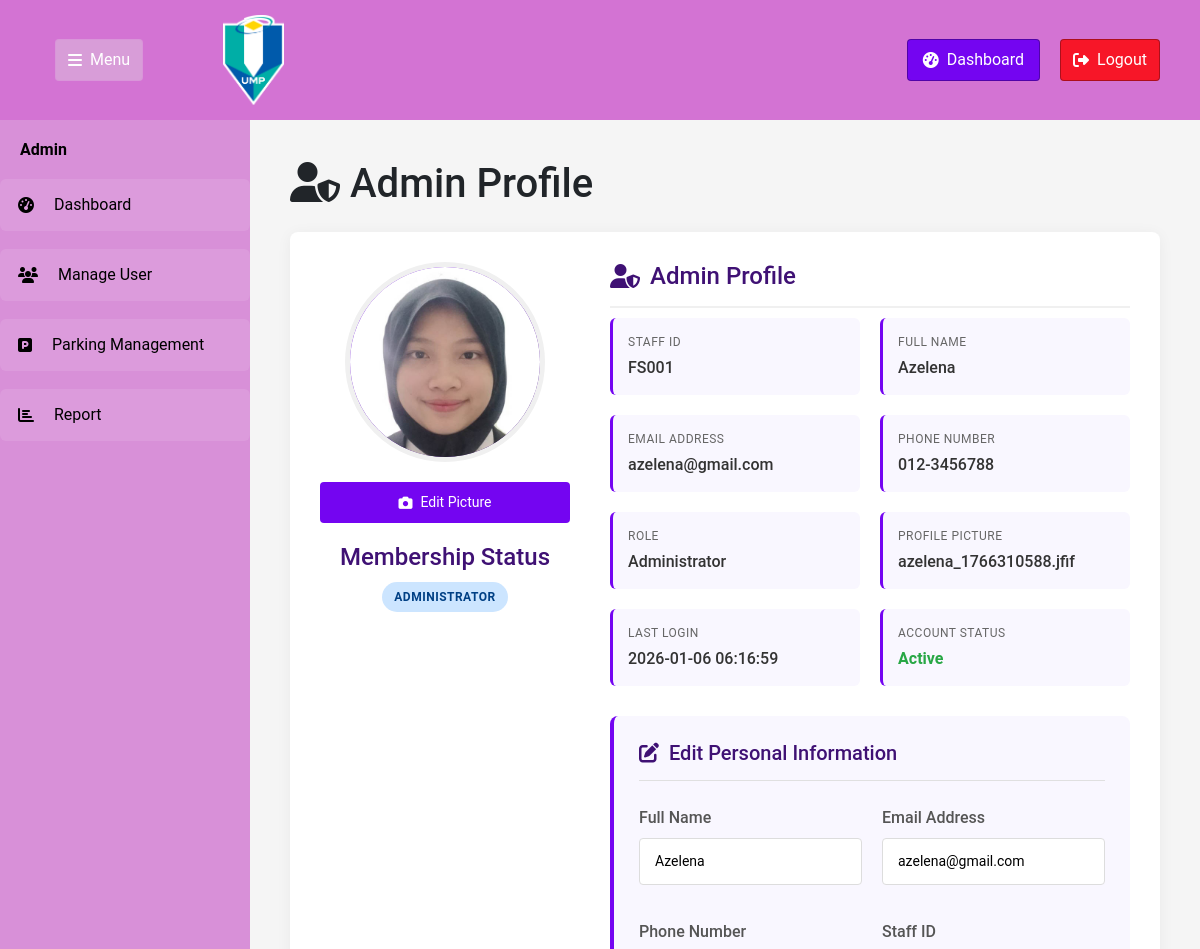
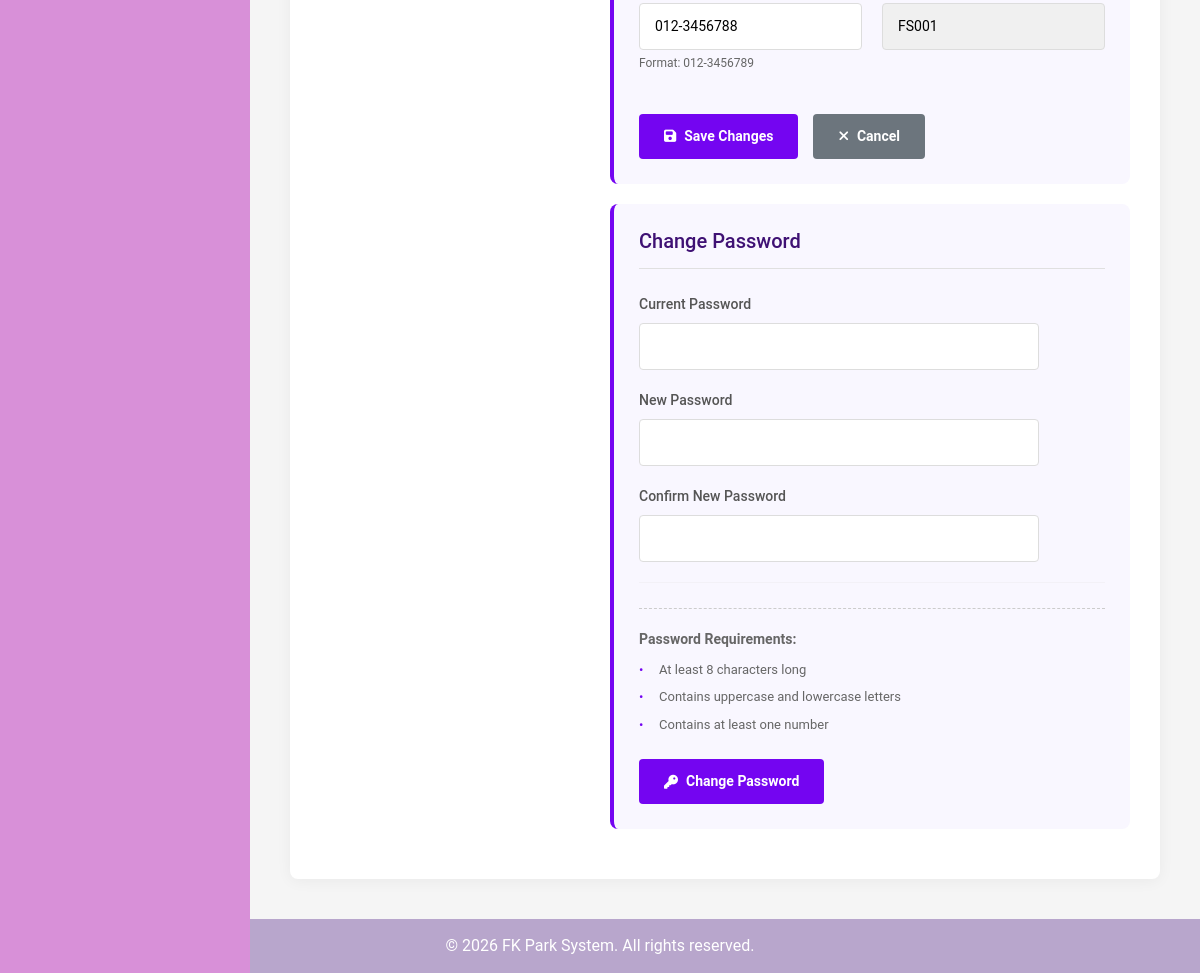
The app's page /AdminProfile.php (signed in) with its own data (2 pictures, top to bottom).
### tables this page shows
CREATE TABLE `staff` (
  `StaffID` varchar(10) NOT NULL,
  `StaffName` varchar(100) DEFAULT NULL,
  `StaffContact` varchar(20) DEFAULT NULL,
  `StaffEmail` varchar(100) DEFAULT NULL,
  `StaffPic` varchar(100) DEFAULT NULL,
  `StaffPassword` varchar(100) DEFAULT NULL,
  `Roles` varchar(50) DEFAULT NULL
);

### AdminProfile.php (the view, shortened to what this page needs)
<?php
$conn = new mysqli("localhost", "root", "", "FKParkSystem", 3307);
$staff_id = $_SESSION['user_id'];
$query = "SELECT * FROM staff WHERE staffID = ?";
$stmt = $conn->prepare($query);
$stmt->bind_param("s", $staff_id);
$stmt->execute();
$result = $stmt->get_result();
$staff = $result->fetch_assoc();
?>
<!DOCTYPE html>
<html lang="en">
<head>
    <link href="https://cdn.jsdelivr.net/npm/bootstrap@5.1.3/dist/css/bootstrap.min.css" rel="stylesheet">
    <link rel="stylesheet" href="https://cdnjs.cloudflare.com/ajax/libs/font-awesome/6.4.0/css/all.min.css">
</head>
<body>
    <header class="header">
        <div class="header-left">
            <button class="togglebutton" id="sidebarToggle">
                <i class="fas fa-bars"></i>Menu
            </button>
            <div class="logo">
                <img src="UMPLogo.png" alt="UMPLogo">
            </div>
        </div>
        <div class="header-right">
            <a href="AdminDashboard.php" class="profile">
                <i class="fas fa-tachometer-alt"></i> Dashboard
            </a>
            <a href="logout.php" class="logoutbutton" onclick="return confirm('Are you sure you want to log out?');">
                <i class="fas fa-sign-out-alt"></i> Logout
            </a>
        </div>
    </header>
    <nav class="sidebar" id="sidebar">
        <h1 class="sidebartitle"><strong>Admin</strong></h1>
        <ul class="menu">
            <li>
                <a href="AdminDashboard.php" class="menutext">
                    <i class="fas fa-tachometer-alt"></i> Dashboard
                </a>
            </li>
            <li>
                <a href="ManageUser.php" class="menutext">
                    <i class="fas fa-users"></i> Manage User
                </a>
            </li>
            <li>
                <a href="ParkingManagement.php" class="menutext">
                    <i class="fas fa-parking"></i> Parking Management
                </a>
            </li>
            <li>
                <a href="Report.php" class="menutext">
                    <i class="fas fa-chart-bar"></i> Report
                </a>
            </li>
        </ul>
    </nav>
    <div class="container main-container" id="mainContainer">
        <h1 class="mb-4"><i class="fas fa-user-shield"></i> Admin Profile</h1>
        <div class="profile-container">
            <div class="profile-left">
                <div class="profile-picture" id="profileAvatar">
                    <?php
                    if (!empty($staff['StaffPic'])) {
                        $image_path = 'uploads/profile_pictures/' . $staff['StaffPic'];
                        if (file_exists($image_path)) {
                            echo '<img src="' . $image_path . '" alt="Profile Picture">';
                        }
                    }
                    ?>
                </div>
                <form method="POST" action="" enctype="multipart/form-data" class="edit-picture-form">
                    <button type="button" class="edit-picture-btn" onclick="document.getElementById('profile_picture').click()">
                        <i class="fas fa-camera"></i> Edit Picture
                    </button>
                </form>
                <div style="margin-top: 20px;">
                    <h4 style="color: #3f1174ff; margin-bottom: 10px;">Membership Status</h4>
                    <?php
                    $role = $staff['Roles'] ?? 'Administrator';
                    if ($role === 'Administrator') {
                        echo '<span class="status-badge status-admin">Administrator</span>';
                    } elseif ($role === 'SecurityStaff') {
                        echo '<span class="status-badge status-security">Security Staff</span>';
                    } else {
                        echo '<span class="status-badge status-active">Active</span>';
                    }
                    ?>
                </div>
            </div>
            <div class="profile-right">
                <h2 class="profile-title">
                    <i class="fas fa-user-shield"></i> Admin Profile
                </h2>
                <div class="profile-info-grid">
                    <div class="info-item">
                        <div class="info-label">Staff ID</div>
                        <div class="info-value"><?php echo htmlspecialchars($staff['StaffID'] ?? 'N/A'); ?></div>
                    </div>
                    <div class="info-item">
                        <div class="info-label">Full Name</div>
                        <div class="info-value"><?php echo htmlspecialchars($staff['StaffName'] ?? 'N/A'); ?></div>
                    </div>
                    <div class="info-item">
                        <div class="info-label">Email Address</div>
                        <div class="info-value"><?php echo htmlspecialchars($staff['StaffEmail'] ?? 'N/A'); ?></div>
                    </div>
                    <div class="info-item">
                        <div class="info-label">Phone Number</div>
                        <div class="info-value"><?php echo htmlspecialchars($staff['StaffContact'] ?? 'N/A'); ?></div>
                    </div>
                    <div class="info-item">
                        <div class="info-label">Role</div>
                        <div class="info-value"><?php echo htmlspecialchars($staff['Roles'] ?? 'Administrator'); ?></div>
                    </div>
                    <div class="info-item">
                        <div class="info-label">Profile Picture</div>
                        <div class="info-value"><?php echo !empty($staff['StaffPic']) ? htmlspecialchars($staff['StaffPic']) : 'Not set'; ?></div>
                    </div>
                    <div class="info-item">
                        <div class="info-label">Last Login</div>
                        <div class="info-value"><?php echo date('Y-m-d H:i:s'); ?></div>
                    </div>
                    <div class="info-item">
                        <div class="info-label">Account Status</div>
                        <div class="info-value" style="color: #28a745; font-weight: bold;">Active</div>
                    </div>
                </div>
                <form method="POST" action="">
                    <div class="form-section">
                        <h4 class="form-section-title">
                            <i class="fas fa-edit"></i> Edit Personal Information
                        </h4>
                        <div class="form-row">
                            <div class="form-group">
                                <label for="full_name">Full Name</label>
                                <input type="text" id="full_name" name="full_name"
                                       value="<?php echo htmlspecialchars($staff['StaffName'] ?? ''); ?>"
                                       required>
                            </div>
                            <div class="form-group">
                                <label for="email">Email Address</label>
                                <input type="email" id="email" name="email"
                                       value="<?php echo htmlspecialchars($staff['StaffEmail'] ?? ''); ?>"
                                       required>
                            </div>
                        </div>
                        <div class="form-row">
                            <div class="form-group">
                                <label for="phone">Phone Number</label>
                                <input type="tel" id="phone" name="phone"
                                       value="<?php echo htmlspecialchars($staff['StaffContact'] ?? ''); ?>"
                                       pattern="[0-9]{3}-[0-9]{7,8}"
                                       placeholder="012-3456789">
                                <small style="color: #666; font-size: 12px;">Format: 012-3456789</small>
                            </div>
                            <div class="form-group">
                                <label for="staff_id">Staff ID</label>
                                <input type="text" id="staff_id" name="staff_id"
                                       value="<?php echo htmlspecialchars($staff['StaffID'] ?? ''); ?>"
                                       readonly style="background-color: #f0f0f0;">
                            </div>
                        </div>
                        <div class="form-actions">
                            <button type="submit" name="update_profile" class="btn btn-primary">
                                <i class="fas fa-save"></i> Save Changes
                            </button>
                            <button type="reset" class="btn btn-secondary">
                                <i class="fas fa-times"></i> Cancel
                            </button>
                        </div>
                    </div>
                </form>
                <form method="POST" action="" onsubmit="return validatePassword()" class="password-form">
                    <h3 class="password-title">Change Password</h3>
                    <div class="password-form-group">
                        <label class="password-label" for="current_password">Current Password</label>
                        <input type="password" id="current_password" name="current_password"
                               class="password-input" required>
                    </div>
                    <div class="password-form-group">
                        <label class="password-label" for="new_password">New Password</label>
                        <input type="password" id="new_password" name="new_password"
                               class="password-input" required>
                    </div>
                    <div class="password-form-group">
                        <label class="password-label" for="confirm_password">Confirm New Password</label>
                        <input type="password" id="confirm_password" name="confirm_password"
                               class="password-input" required>
                    </div>
                    <hr class="divider">
                    <div class="password-requirements">
                        <div class="requirements-title">Password Requirements:</div>
                        <ul class="requirements-list">
                            <li>At least 8 characters long</li>
                            <li>Contains uppercase and lowercase letters</li>
                            <li>Contains at least one number</li>
                        </ul>
                    </div>
                    <div class="form-actions">
                        <button type="submit" name="change_password" class="btn btn-primary">
                            <i class="fas fa-key"></i> Change Password
                        </button>
                    </div>
                </form>
            </div>
        </div>
    </div>
    <footer id="footer">
        <div class="container">
            <p class="mb-0">&copy; <?php echo date('Y'); ?> FK Park System. All rights reserved.</p>
        </div>
    </footer>
</body>
</html>

### records on screen
staff: StaffPic (picture), StaffID "FS001", StaffName "Azelena", StaffEmail "azelena@gmail.com", StaffContact "012-3456788", Roles "Administrator", StaffPic "azelena_1766310588.jfif", full_name "Azelena", email "azelena@gmail.com", phone "012-3456788", staff_id "FS001"
